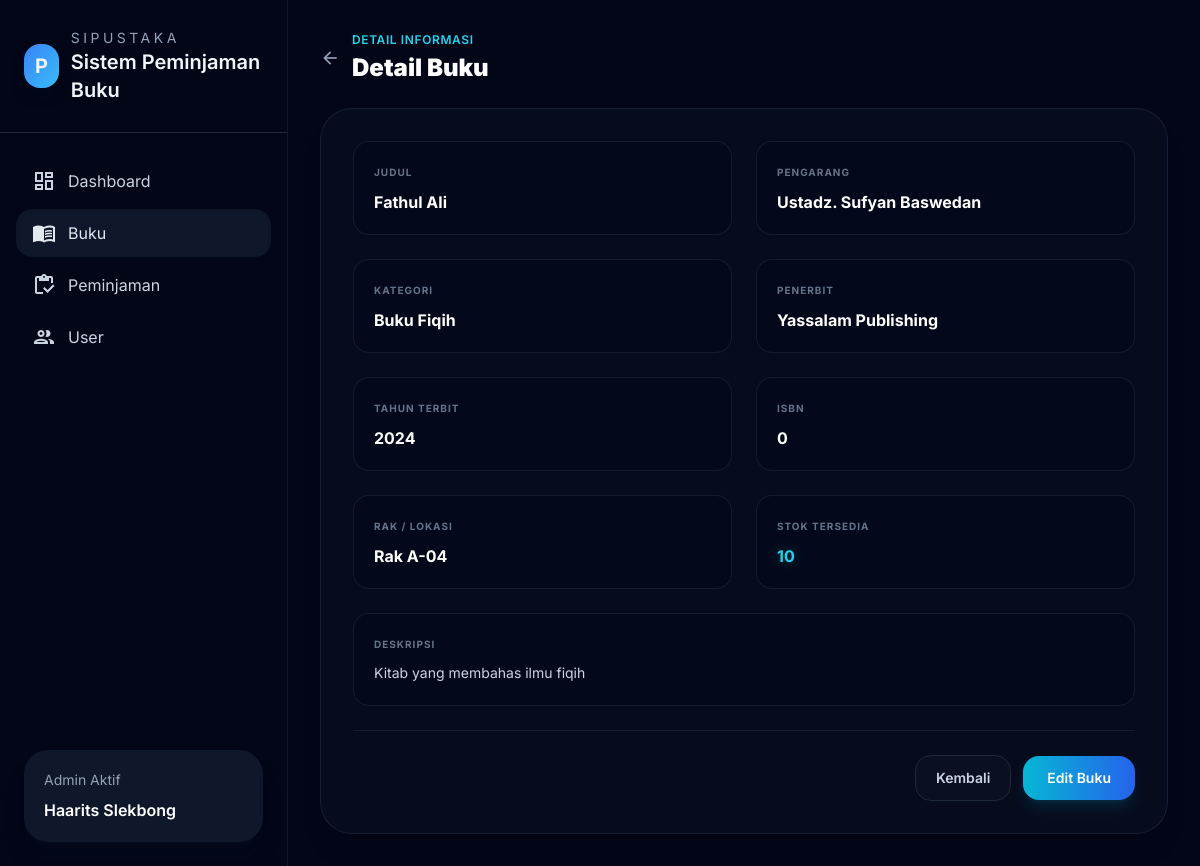
Screenshot of /buku/1/ with the database file from the repository.
### perpustakaan/models.py (models this page shows, shortened)
class Buku(models.Model):
    judul = models.CharField(max_length=255)
    pengarang = models.CharField(max_length=150, blank=True)
    kategori = models.CharField(max_length=100, blank=True)
    penerbit = models.CharField(max_length=150, blank=True)
    tahun = models.PositiveIntegerField(null=True, blank=True)
    rak = models.CharField(max_length=50, blank=True)
    stok = models.PositiveIntegerField(default=0)
    isbn = models.CharField(max_length=20, blank=True)
    deskripsi = models.TextField(blank=True)

### perpustakaan/views.py (the view)
# urls.py: path('buku/<int:id>/', views.detail_buku, name='detail_buku'),
def detail_buku(request, id):
    buku = get_object_or_404(Buku, id=id)
    return render(request, 'buku/detail.html', {
        'buku': buku,
    })

### perpustakaan/templates/buku/detail.html
{% extends 'nav.html' %} {% block title %} Detail Buku - Sistem Peminjaman Buku SIPUSTAKA {% endblock %} {% block content %}
<div class="flex flex-col gap-6 text-sm">
  <div class="flex items-center gap-3">
    <a
      href="{% url 'list_buku' %}"
      class="text-slate-400 hover:text-white transition duration-200"
    >
      <span class="material-icons-outlined text-xl">arrow_back</span>
    </a>
    <div>
      <p class="text-xs uppercase tracking-wider text-cyan-400 font-semibold mb-1">DETAIL INFORMASI</p>
      <h3 class="text-2xl font-black text-white">Detail Buku</h3>
    </div>
  </div>
  <div class="rounded-[2rem] bg-slate-900/40 border border-slate-800/70 p-6 md:p-8 backdrop-blur-md shadow-xl max-w-4xl">
    <div class="grid gap-6 sm:grid-cols-2">
      <div class="rounded-2xl bg-slate-950/40 border border-slate-800/60 p-5 hover:border-slate-700/50 transition duration-300">
        <p class="text-[10px] font-bold text-slate-500 uppercase tracking-widest">Judul</p>
        <p class="mt-2 text-base font-bold text-white">{{ buku.judul }}</p>
      </div>
      <div class="rounded-2xl bg-slate-950/40 border border-slate-800/60 p-5 hover:border-slate-700/50 transition duration-300">
        <p class="text-[10px] font-bold text-slate-500 uppercase tracking-widest">Pengarang</p>
        <p class="mt-2 text-base font-bold text-white">{{ buku.pengarang|default:"-" }}</p>
      </div>
      <div class="rounded-2xl bg-slate-950/40 border border-slate-800/60 p-5 hover:border-slate-700/50 transition duration-300">
        <p class="text-[10px] font-bold text-slate-500 uppercase tracking-widest">Kategori</p>
        <p class="mt-2 text-base font-bold text-white">{{ buku.kategori|default:"-" }}</p>
      </div>
      <div class="rounded-2xl bg-slate-950/40 border border-slate-800/60 p-5 hover:border-slate-700/50 transition duration-300">
        <p class="text-[10px] font-bold text-slate-500 uppercase tracking-widest">Penerbit</p>
        <p class="mt-2 text-base font-bold text-white">{{ buku.penerbit|default:"-" }}</p>
      </div>
      <div class="rounded-2xl bg-slate-950/40 border border-slate-800/60 p-5 hover:border-slate-700/50 transition duration-300">
        <p class="text-[10px] font-bold text-slate-500 uppercase tracking-widest">Tahun Terbit</p>
        <p class="mt-2 text-base font-bold text-white">{{ buku.tahun|default:"-" }}</p>
      </div>
      <div class="rounded-2xl bg-slate-950/40 border border-slate-800/60 p-5 hover:border-slate-700/50 transition duration-300">
        <p class="text-[10px] font-bold text-slate-500 uppercase tracking-widest">ISBN</p>
        <p class="mt-2 text-base font-bold text-white">{{ buku.isbn|default:"-" }}</p>
      </div>
      <div class="rounded-2xl bg-slate-950/40 border border-slate-800/60 p-5 hover:border-slate-700/50 transition duration-300">
        <p class="text-[10px] font-bold text-slate-500 uppercase tracking-widest">Rak / Lokasi</p>
        <p class="mt-2 text-base font-bold text-white">{{ buku.rak|default:"-" }}</p>
      </div>
      <div class="rounded-2xl bg-slate-950/40 border border-slate-800/60 p-5 hover:border-slate-700/50 transition duration-300">
        <p class="text-[10px] font-bold text-slate-500 uppercase tracking-widest">Stok Tersedia</p>
        <p class="mt-2 text-base font-bold text-cyan-400 drop-shadow-[0_0_6px_rgba(34,211,238,0.3)]">{{ buku.stok }}</p>
      </div>
      <div class="rounded-2xl bg-slate-950/40 border border-slate-800/60 p-5 hover:border-slate-700/50 transition duration-300 sm:col-span-2">
        <p class="text-[10px] font-bold text-slate-500 uppercase tracking-widest">Deskripsi</p>
        <p class="mt-2 text-sm text-slate-300 leading-relaxed">{{ buku.deskripsi|default:"Tidak ada deskripsi." }}</p>
      </div>
    </div>
    <div class="flex items-center justify-end gap-3 pt-6 mt-6 border-t border-slate-800/60">
      <a
        href="{% url 'list_buku' %}"
        class="rounded-2xl border border-slate-800 bg-slate-900/40 px-5 py-3 text-slate-300 hover:bg-slate-850 hover:text-white transition duration-200 font-semibold"
      >
        Kembali
      </a>
      <a
        href="{% url 'edit_buku' buku.id %}"
        class="rounded-2xl bg-gradient-to-r from-cyan-500 to-brand-600 px-6 py-3 text-white shadow-lg shadow-cyan-500/15 hover:shadow-cyan-500/25 transition duration-200 font-semibold"
      >
        Edit Buku
      </a>
    </div>
  </div>
</div>
{% endblock %}

### perpustakaan/templates/nav.html (style rules this page uses)
body { font-family: Inter, ui-sans-serif, system-ui, -apple-system, BlinkMacSystemFont, "Segoe UI", sans-serif; }

### rows the page displays
Buku: judul "Fathul Ali", pengarang "Ustadz. Sufyan Baswedan", kategori "Buku Fiqih", penerbit "Yassalam Publishing", tahun "2024", isbn "0", rak "Rak A-04", stok "10", deskripsi "Kitab yang membahas ilmu fiqih"
